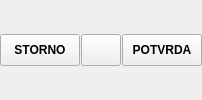
       <widget class="QFrame" name="frame_16">
        <property name="sizePolicy">
         <sizepolicy hsizetype="Preferred" vsizetype="Maximum">
          <horstretch>0</horstretch>
          <verstretch>0</verstretch>
         </sizepolicy>
        </property>
        <property name="frameShape">
         <enum>QFrame::NoFrame</enum>
        </property>
        <property name="frameShadow">
         <enum>QFrame::Raised</enum>
        </property>
        <layout class="QHBoxLayout" name="horizontalLayout_14">
         <property name="spacing">
          <number>1</number>
         </property>
         <property name="leftMargin">
          <number>0</number>
         </property>
         <property name="topMargin">
          <number>0</number>
         </property>
         <property name="rightMargin">
          <number>0</number>
         </property>
         <property name="bottomMargin">
          <number>0</number>
         </property>
         <item>
          <widget class="QPushButton" name="btnStorno">
           <property name="minimumSize">
            <size>
             <width>0</width>
             <height>32</height>
            </size>
           </property>
           <property name="maximumSize">
            <size>
             <width>160</width>
             <height>16777215</height>
            </size>
           </property>
           <property name="font">
            <font>
             <weight>75</weight>
             <bold>true</bold>
            </font>
           </property>
           <property name="cursor">
            <cursorShape>PointingHandCursor</cursorShape>
           </property>
           <property name="text">
            <string>STORNO</string>
           </property>
           <property name="icon">
            <iconset resource="../../../resources/DonatForm.qrc">
             <normaloff>:/InDonat/Forms/images/crveni.JPG</normaloff>:/InDonat/Forms/images/crveni.JPG</iconset>
           </property>
          </widget>
         </item>
         <item>
          <widget class="QPushButton" name="pushButton_2">
           <property name="minimumSize">
            <size>
             <width>0</width>
             <height>32</height>
            </size>
           </property>
           <property name="font">
            <font>
             <weight>75</weight>
             <bold>true</bold>
            </font>
           </property>
           <property name="cursor">
            <cursorShape>PointingHandCursor</cursorShape>
           </property>
          </widget>
         </item>
         <item>
          <widget class="QPushButton" name="btnPotvrda">
           <property name="minimumSize">
            <size>
             <width>0</width>
             <height>32</height>
            </size>
           </property>
           <property name="maximumSize">
            <size>
             <width>160</width>
             <height>16777215</height>
            </size>
           </property>
           <property name="font">
            <font>
             <weight>75</weight>
             <bold>true</bold>
            </font>
           </property>
           <property name="cursor">
            <cursorShape>PointingHandCursor</cursorShape>
           </property>
           <property name="text">
            <string>POTVRDA</string>
           </property>
           <property name="icon">
            <iconset resource="../../../resources/DonatForm.qrc">
             <normaloff>:/InDonat/Forms/images/OK.gif</normaloff>:/InDonat/Forms/images/OK.gif</iconset>
           </property>
          </widget>
         </item>
        </layout>
       </widget>
